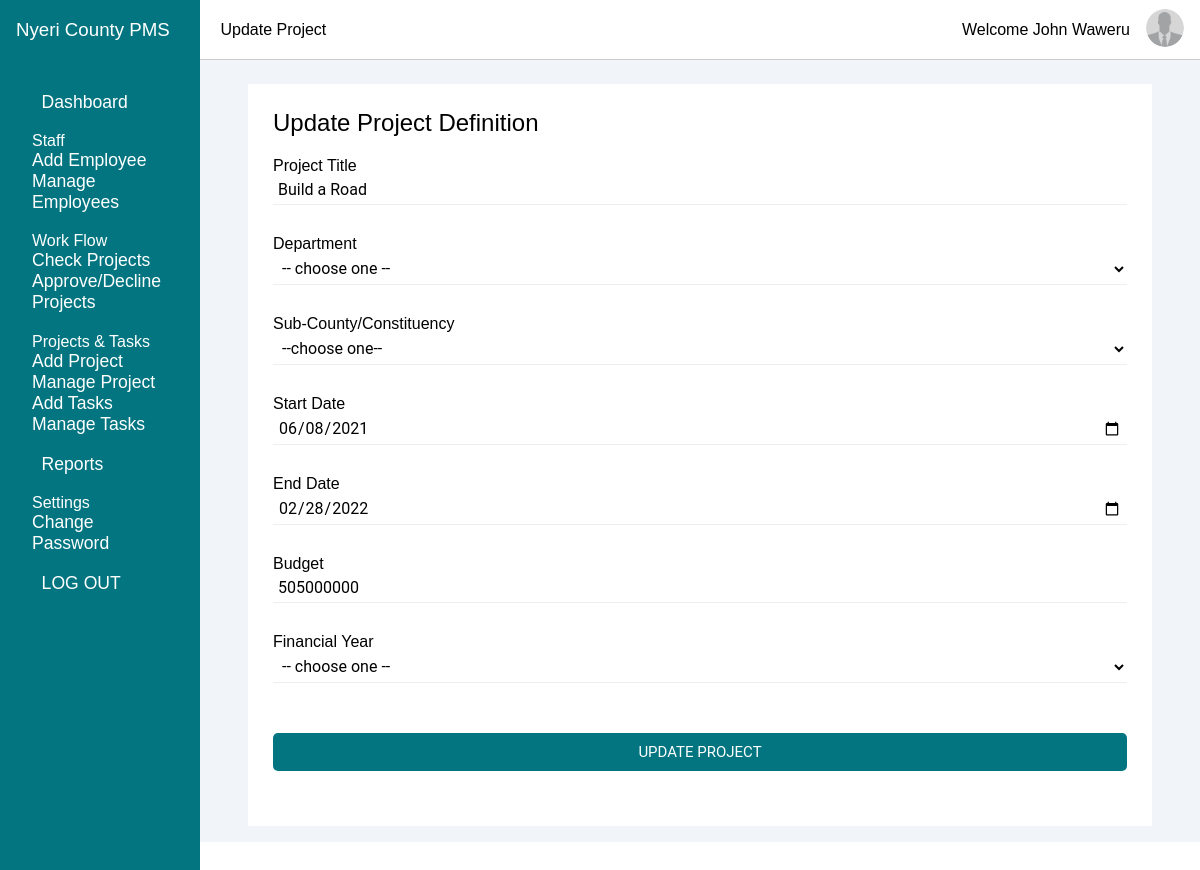
/admin/edit.php?id=124 (signed in), run on the app's committed database.
### tables this page shows
CREATE TABLE `t_county_staff` (
  `staff_id` int(11) NOT NULL,
  `staff_name` varchar(60) NOT NULL,
  `id_number` int(11) NOT NULL,
  `dep_fk` int(11) NOT NULL,
  `group_id` int(60) NOT NULL,
  `email` varchar(60) NOT NULL,
  `mobile_no` varchar(60) NOT NULL,
  `user_name` varchar(60) NOT NULL,
  `password` varchar(60) NOT NULL,
  `status` varchar(60) NOT NULL
);

CREATE TABLE `t_projects` (
  `project_id` int(11) NOT NULL,
  `project_name` varchar(60) NOT NULL,
  `dep_fk` int(100) NOT NULL,
  `subcounty` varchar(100) NOT NULL,
  `start_date` date NOT NULL,
  `end_date` date NOT NULL,
  `f_year` int(11) NOT NULL,
  `budget` decimal(10,0) NOT NULL,
  `status` varchar(100) NOT NULL
);

### admin/edit.php (the view, shortened to what this page needs)
<?php
  include '../db/functions.php';
  $query_user = "SELECT * FROM t_county_staff WHERE user_name = '".$_SESSION['user']."'";
  $result = mysqli_query($db, $query_user);
  $logged_user = mysqli_fetch_assoc($result);
$pid = $_GET['id'];
$pname = "";
$start = "";
$end = "";
$budget = "";
$results = mysqli_query($db, "SELECT * FROM t_projects WHERE project_id = $pid");
while($row = mysqli_fetch_assoc($results)){
  $pid = $row['project_id'];
  $pname = $row['project_name'];
  $start = $row['start_date'];
  $end = $row['end_date'];
  $budget = $row['budget'];
}
 ?>
<!DOCTYPE html>
<html lang="en">
<head>
  <link href="../css/styles.css" rel="stylesheet" />
  <link rel="stylesheet" href="../css/forms.css">
</head>
<body>
  <div class="sidebar">
    <div class="sidebar-header">
      <h3 class="brand">
        <span>Nyeri County PMS</span>
      </h3>
    </div>
    <div class="sidebar-menu">
      <ul>
        <li>
          <a href="admin.php">
            <span>Dashboard</span>
          </a>
        </li>
        <li>
            <span>Staff</span>
            <div>
              <a href="#">Add Employee</a> <br>
              <a href="#">Manage Employees</a>
            </div>
        </li>
        <li>
            <span>Work Flow</span>
            <div>
              <a href="#">Check Projects</a> <br>
              <a href="#">Approve/Decline Projects</a> <br>
            </div>
        </li>
        <li>
            <span>Projects & Tasks</span>
            <div>
              <a href="add.php">Add Project</a> <br>
              <a href="update.php">Manage Project</a> <br>
              <a href="#">Add Tasks</a> <br>
              <a href="#">Manage Tasks</a>
            </div>
        </li>
        <li>
          <a href="#">
            <span>Reports</span>
          </a>
        </li>
        <li>
            <span>Settings</span>
            <div>
              <a href="#">Change Password</a> <br>
            </div>
        </li>
        <li>
          <a href="../db/logout.php?logout">
            <span>LOG OUT</span>
          </a>
        </li>
      </ul>
    </div>
  </div>
  <div class="main-content">
    <header>
      <div class="text-center">
        &nbsp;Update Project
      </div>
      <div class="header-right">
        <span><?php echo "Welcome " . $logged_user['staff_name']; ?></span>
        <div> <img src="../img/profile0.png" alt=""> </div>
      </div>
    </header>
  <main>
    <?php echo display_error();?> <br>
    <div class="main-block">
      <form action="edit.php?id=<?php echo $pid;?>" method="POST">
        <div class="title">
          <h2>Update Project Definition</h2>
        </div>
        <div class="info">
          Project Title
          <input type="text" name="pname" value="<?php echo $pname; ?>">
          Department
          <select name="dept">
            <option value="" selected>-- choose one --</option>
          </select>
          Sub-County/Constituency
          <select name="sub">
            <option value="" selected>--choose one--</option>
          </select>
          Start Date
          <input type="date" name="start" value="<?php echo $start; ?>">
          End Date
          <input type="date" name="end" value="<?php echo $end; ?>">
          Budget
          <input type="number" name="budget" placeholder="Amount in KES" value="<?php echo $budget; ?>">
          Financial Year
          <select name="fyear">
            <option value="" selected>-- choose one --</option>
          </select>
        </div>
        <input type="submit" name="update" value="UPDATE PROJECT" class="btn-submit">
      </form>
    </div>
  </main>
  </div>
</body>
</html>

### css/styles.css (style rules this page uses)
:root { --main-color: #027581; --color-dark: #1D2231; --text-grey: #8390A2; }
* { font-family: 'Poppins', sans-serif; font-weight: 400; font-display: swap; unicode-range: U+0900-097F, U+1CD0-1CF6, U+1CF8-1CF9, U+200C-200D, U+20A8, U+20B9, U+25CC, U+A830-A839, U+A8E0-A8FB; margin: 0; padding: 0; text-decoration: none; list-style-type: none; box-sizing: border-box; }
.sidebar { height: 100%; width: 240px; position: fixed; left: 0; top: 0; z-index: 100; background-color: var(--main-color); color: #fff; overflow-y: auto; }
.sidebar-header { display: flex; justify-content: space-between; align-items: center; height: 60px; padding: 0rem 1rem; }
.sidebar-menu { padding: 2rem; }
.sidebar li { margin-bottom: 1.2rem; }
.sidebar a { color: #fff; font-size: 1.1rem; }
.sidebar a span:last-child { padding-left: .6rem; }
.main-content { position: relative; margin-left: 240px; }
header { position: fixed; left: 240px; top: 0; z-index: 100; width: calc(100% - 240px); background: #fff; height: 60px; padding: 0rem 1rem; display: flex; align-items: center; justify-content: space-between; border-bottom: 1px solid #ccc; }
.header-right { display: flex; align-items: center; }
.header-right span, .header-right div { margin-left: 1rem; }
.header-right div img { height: 38px; weight: 38px; background-size: cover; background-repeat: no-repeat; border-radius: 50%; }
main { margin-top: 50px; background: #f1f5f9; min-height: 90vh; padding: 1rem 3rem; }
.text-center { text-align: center; }
@media only screen and (max-width: 1200px) { .sidebar { width: 200px; z-index: 150; } }
@media only screen and (max-width: 1200px) { .main-content { margin-left: 200px; } }
@media only screen and (max-width: 1200px) { .main-content header { left: 200px; width: calc(100% - 200px); } }

### css/forms.css (style rules this page uses)
html, body { min-height: 100%; }
form, input, select, p { padding: 0; margin: 0; outline: none; font-family: Roboto, Arial, sans-serif; font-size: 16px; color: #000000; }
.main-block { display: flex; flex-direction: column; justify-content: center; align-items: center; height: 100%; padding: 25px; background: #FFFFFF; }
.title { display: flex; align-items: center; margin-bottom: 20px; }
.info { display: flex; flex-direction: column; }
input, select { padding: 5px; margin-bottom: 30px; background: transparent; border: none; border-bottom: 1px solid #eee; }
input::placeholder { color: #8390A2; }
option { background: #ffffff; border: none; }
.btn-submit { padding: 10px 5px; margin-top: 20px; border-radius: 5px; border: none; background: #027581; text-decoration: none; font-size: 15px; font-weight: 400; color: #fff; width: 100%; }
@media (min-width: 568px) { html, body { height: 100%; } }
@media (min-width: 568px) { .main-block { flex-direction: row; height: calc(100% - 50px); } }
@media (min-width: 568px) { form { flex: 1; height: auto; } }

### data on the page
t_county_staff: staff_name "John Waweru"
t_projects: pname "Build a Road", start "06/08/2021", end "02/28/2022", budget "505000000"
